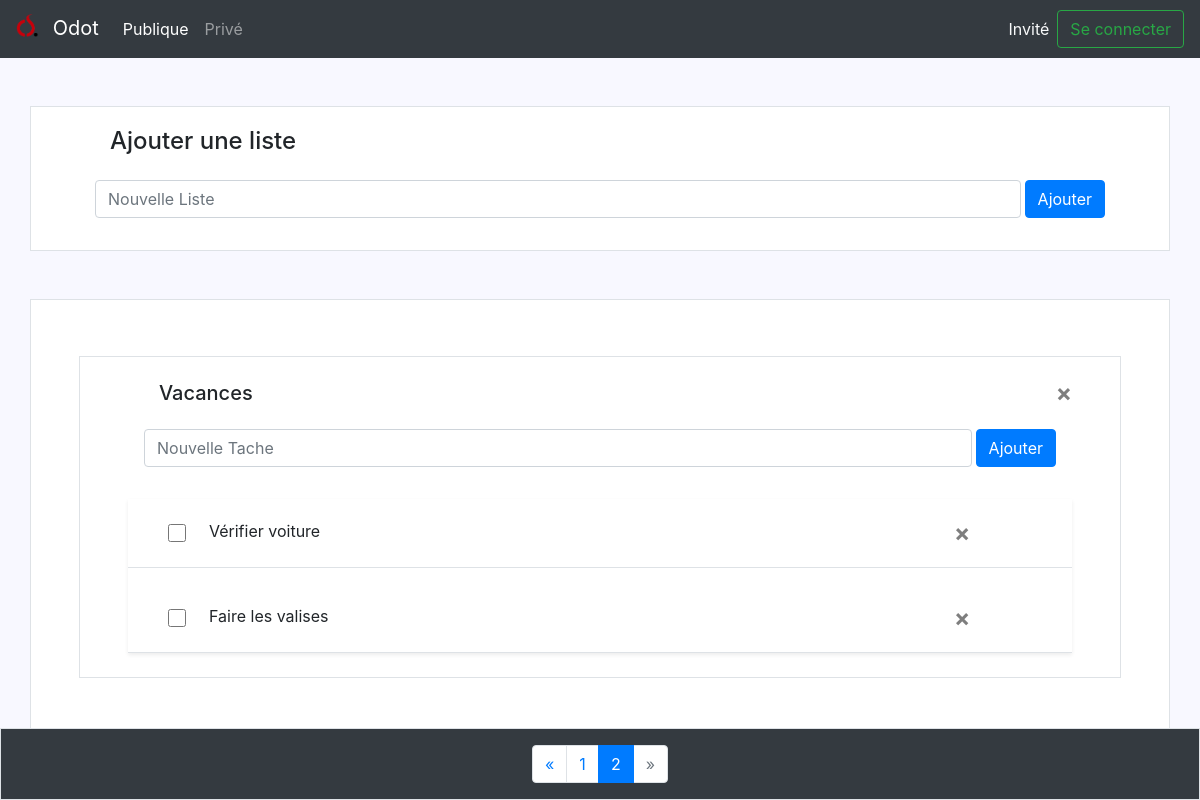
Page /?action&page=2 on the committed database.
### tables this page shows
CREATE TABLE IF NOT EXISTS `listespublique` (
  `IdListePublique` int(11) NOT NULL AUTO_INCREMENT,
  `Titre` varchar(40) NOT NULL,
  PRIMARY KEY (`IdListePublique`),
  UNIQUE KEY `Titre` (`Titre`)
);

CREATE TABLE IF NOT EXISTS `tache` (
  `IdTache` int(11) NOT NULL AUTO_INCREMENT,
  `Nom` varchar(100) NOT NULL,
  `Effectue` tinyint(1) NOT NULL,
  PRIMARY KEY (`IdTache`),
  UNIQUE KEY `Nom` (`Nom`)
);

### index.php (called while the page is built, shortened)
<?php
require_once(__DIR__.'/config/config.php');
require_once(__DIR__.'/config/SplClassLoader.php');
$cont = new controleur\FrontControleur();
?>

### config/SplClassLoader.php (called while the page is built, shortened)
<?php
class SplClassLoader
{
    private $_fileExtension = '.php';
    private $_namespace;
    private $_namespaceSeparator = '\\';
    public function __construct(string $ns = null, string $includePath = null)
    {
        $this->_namespace = $ns;
        $this->_includePath = $includePath;
    }
    public function loadClass(string $className)
    {
        if (null === $this->_namespace || $this->_namespace.$this->_namespaceSeparator === substr($className, 0, strlen($this->_namespace.$this->_namespaceSeparator))) {
            $fileName = '';
            if (false !== ($lastNsPos = strripos($className, $this->_namespaceSeparator))) {
                $namespace = substr($className, 0, $lastNsPos);
                $className = substr($className, $lastNsPos + 1);
                $fileName = str_replace($this->_namespaceSeparator, DIRECTORY_SEPARATOR, $namespace) . DIRECTORY_SEPARATOR;
            }
            $fileName .= str_replace('_', DIRECTORY_SEPARATOR, $className) . $this->_fileExtension;
        }
    }
}

### config/config.php (called while the page is built, shortened)
<?php
$user = 'root';
$pass = '';
$dsn = 'mysql:host=localhost;dbname=Odot';
?>

### config/Validation.php (called while the page is built, shortened)
<?php
class Validation
{
    public static function val_page(?int $page) {
        return $page;
    }
}

### modele/Modele.php (called while the page is built, shortened)
<?php
class Modele
{
    private $ListeGateway;
    public function __construct()
    {
        $this->ListeGateway = new ListeGateway();
    }
    public function nbListes() {
        return $this->ListeGateway->nbListes();
    }
    public function toutesLesListes(int $page, int $nbListesPages) {
        return $this->ListeGateway->findAllListes($page, $nbListesPages);
    }
}

### DAL/ListeGateway.php (called while the page is built, shortened)
<?php
class ListeGateway
{
    private $con;
    public function __construct($c=null)
    {
        if(isset($c) && $c != null) {
            $this->con = $c;
        } else {
            global $dsn, $user, $pass;
            $this->con=new Connection($dsn, $user, $pass);
        }
    }
    public function nbListes() {
        $query='SELECT count(*) FROM ListesPublique';
        $this->con->executeQuery($query,array());
        $results=$this->con->getResults();
        return $results[0]['count(*)'] == null ? 0 : $results[0]['count(*)'];
    }
    public function findAllListes(int $page, int $nbListesPages):array{
        $query='SELECT * FROM ListesPublique LIMIT :debut,:nb';
        $this->con->executeQuery($query,array(':debut' => array(($page-1)*$nbListesPages, PDO::PARAM_INT),
        										':nb' => array($nbListesPages, PDO::PARAM_INT)));
        $results=$this->con->getResults();
        foreach ($results as $row){
            $Titre=$row['Titre'];
            $query='SELECT * FROM ListeTachePublic where IdListePublique=:id';
            $this->con->executeQuery($query,array(':id' => array($row['IdListePublique'], PDO::PARAM_INT)));
            $resultats=$this->con->getResults();
            foreach ($resultats as $row){
                $query='SELECT IdTache,Nom,Effectue FROM Tache where IdTache=:id';
                $this->con->executeQuery($query,array(':id' => array($row['IdTache'], PDO::PARAM_INT)));
                $Tache=$this->con->getResults();
                foreach ($Tache as $value){
                    $Taches[]=new Tache($value['IdTache'],$value['Nom'],$value['Effectue']);
                }
            }
            if(empty($Taches)){
                $ListesTachesPublique[]=new ListeTache($Titre,$Taches=[]);
            }else{
                $ListesTachesPublique[]=new ListeTache($Titre,$Taches);
            }
            $Taches=[];
        }
        return $ListesTachesPublique;
    }
}

### DAL/Connection.php (called while the page is built, shortened)
<?php
class Connection extends \PDO {
private $stmt;
public function executeQuery(string $query, array $parameters = []) : bool{
	$this->stmt = parent::prepare($query);
	foreach ($parameters as $name => $value) {
	 $this->stmt->bindValue($name, $value[0], $value[1]);
	}
	return $this->stmt->execute();
}
public function getResults() : array {
 return $this->stmt->fetchall();
}
}
?>

### DAL/metier/Tache.php (called while the page is built, shortened)
<?php
class Tache{
    public string $Nom;
    function __construct(int $Id,string $Nom, bool $Effectue){
        $this->Id=$Id;
        $this->Nom=$Nom;
        $this->Effectue=$Effectue;
    }
    function __toString() : string
    {
        return $this->Nom;
    }
}

### DAL/metier/ListeTache.php (called while the page is built, shortened)
<?php
class ListeTache
{
    private $Titre;
    function __construct(string $Titre,array $Taches){
        $this->Titre=$Titre;
    }
    function __ToString():string{
        return $this->Titre;
    }
}

### vues/PagePrincipale.php (the view, shortened to what this page needs)
<!DOCTYPE html>
<html lang="fr" xmlns="http://www.w3.org/1999/html">
<head>
    <link href="BootStrap/css/bootstrap.min.css" rel="stylesheet">
    <link href="vues/css/CSSPagePrincipale.css" rel="stylesheet">
</head>
<body class="bg">
<nav class="navbar navbar-expand navbar-dark bg-dark mb-4">
    <a class="navbar-brand" href="#">
        <img class="mr-2 mb-2" src="vues/Images/OdotShortcut.jpg" alt="" width="23" height="23">
        Odot
    </a>
    <div class="collapse navbar-collapse" id="navbarCollapse">
        <ul class="navbar-nav mr-auto">
            <li class="nav-item active">
                <a class="nav-link active" href="#">Publique<span class="sr-only">(current)</span></a>
            </li>
            <li class="nav-item">
                <a class="nav-link" href="?action=pagePrivee" tabindex="-1" aria-disabled="true">Privé</a>
            </li>
        </ul>
        <label class='mr-sm-2 text-light mt-2'><?php print isset($pseudo) ? $pseudo : "Invité"; ?></label>
        <a href='?action=<?php print isset($pseudo) ? "seDeconnecter" : "pageConnection"; ?>' class='form-inline mt-2 mt-md-0' style='text-decoration: none'>
                <button class='btn btn-outline-success my-2 my-sm-0' type='submit'>
                    <?php print isset($pseudo) ? "Se Déconnecter" : "Se connecter"; ?></button>
        </a>
    </div>
</nav>
<main role='main' class='container bg-white py-3 px-5 border my-5'>
    <h4 class='mt-1 ml-3 col-sm-10'>Ajouter une liste</h4>
    <form  class='d-flex col-12 p-3' method='POST'>
        <input type='text' name='AjoutListe' class='form-control todo-list-input mr-1' placeholder='Nouvelle Liste'>
        <button type='submit' name="action" value="ajouterListePublique" class='btn btn-primary'>Ajouter</button>
    </form>
</main>
<main role='main' class='container bg-white py-2 px-5 border '>
    <?php
        if($ListesPublique!=NULL) {
            foreach ($ListesPublique as $ListePublique) {
                print"
            <main role='main' class='container bg-white py-2 px-5 border my-5'>
            <form method='post'>
                    <input type='text' name='NomListe' value='$ListePublique' hidden>
                    <button id='delete' name='action' value='supprimerListePublique' class='mt-3 close justify-content-end col-sm1' aria-label='Close'>
                        <span aria-hidden='true'>&times;</span>
                    </button>
            </form>
            <h5 class='mt-3 ml-3 col-sm-10'>$ListePublique</h5>
            <form  class='d-flex col-12 p-3' method='POST'>
                <input type='hidden' name='Liste' value='$ListePublique'/>
                <input type='text' name='Ajout' class='form-control todo-list-input mr-1' placeholder='Nouvelle Tache'>
                <button type='submit' name='action' value='ajouterTachePublique' class='btn btn-primary'>Ajouter</button>
            </form>";
    print "<ul class='list-unstyled shadow-sm mb-1 todo-list'>";
                if ($ListePublique->Taches != NULL) {
                    $TachesPublique = $ListePublique->Taches;
                    foreach ($TachesPublique as $Tache) {
                        if ($Tache->Effectue == false) {
                            print "
                                    <li class='d-flex align-items-center p-3 my-3 border-bottom border-gray'>
                                        <input type='checkbox' class='ml-4 checkbox'>
                                        <label for='$Tache' id='Tache' class='ml-2 pt-1 label-list col-sm-10 tache'>$Tache</label>
                                        <form method='post'>
                                            <input type='text' name='NomTache' value='$Tache' hidden>
                                            <button id='delete' name='action' value='supprimerTachePublique' class='close justify-content-end col-sm1' aria-label='Close'>
                                                <span aria-hidden='true'>&times;</span>
                                            </button>
                                        </form>
                                    </li>";
                        }
                    }
                    print "</ul>";
                }
                print "</main>";
            }
        }else{
            print "<h5 class='text-center mt-2'>Veuillez commencer par créer une liste !</h5>";
        }
        ?>
</main>
</body>
<footer class="d-flex justify-content-center start-50 translate-middle-x w-100 fixed-bottom">
    <main role='main' class='w-100 bg-dark border d-flex justify-content-center pt-3'>
        <nav aria-label="Page navigation navbar navbar-expand">
            <ul class="pagination">
                <li class="page-item <?= ($page == 1) ? 'disabled' : '' ?>">
                    <a class="page-link"
                       href="?action&amp;page=<?= $page - 1 ?>" aria-label="Previous">
                        <span aria-hidden="true">&laquo;</span>
                    </a>
                </li>
                <?php
                if($nbPages < 10){
                    for($p = 1; $p <= $nbPages; $p++): ?>
                        <li class="page-item <?= ($p == $page) ? 'active' : '' ?>">
                            <a class="page-link" href="?action&amp;page=<?= $p ?>"><?= $p ?></a>
                        </li>
                    <?php
                    endfor;
                }
                ?>
                <li class="page-item <?= ($page == $nbPages) ? 'disabled' : '' ?>">
                    <a class="page-link"
                       href="?action&amp;page=<?= $page + 1 ?>" aria-label="Next">
                        <span aria-hidden="true">&raquo;</span>
                    </a>
                </li>
            </ul>
        </nav>
    </main>
</footer>
</html>

### vues/css/CSSPagePrincipale.css (style rules this page uses)
input[type="checkbox"] { width: 18px; height: 18px; }
.bg { background-color: ghostwhite; }

### rows in the picture
listespublique: Titre "Vacances"
tache: Nom "Vérifier voiture"
tache: Nom "Faire les valises"
